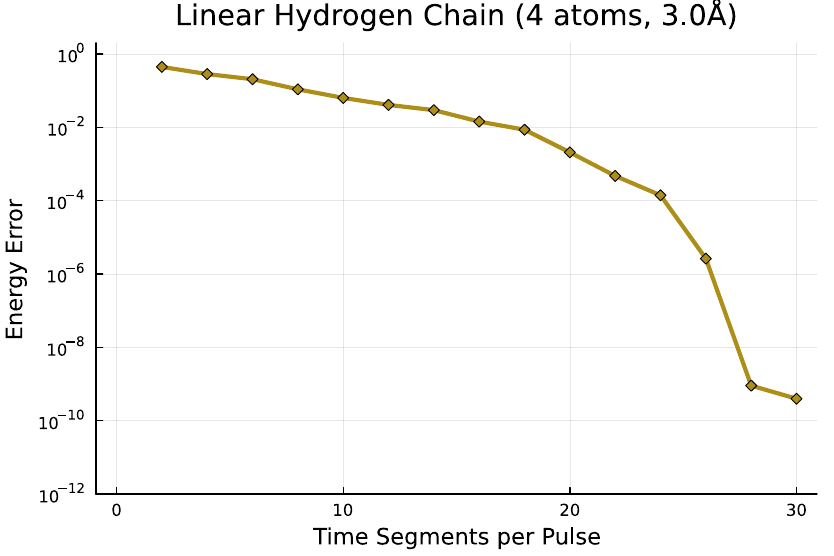

The script that saved this image:
#= Gather data to plot, then plot it. =#

adaptjobs = [
    # "adapteachnode",
    # "adapteachnsect",
    # "adaptnodes",
    # "adaptnsect",
    "adaptuniform",
]

matrix = "H4SPm"
T = 90.0

#= GET EXACT ENERGY =#
import NPZ: npzread
import LinearAlgebra: eigen, Hermitian
H = npzread("$(ENV["HOME"])/HPCJobs/matrix/$matrix.npy")
Λ, U = eigen(Hermitian(H))
FCI = Λ[1]

#= GATHER DATA =#
import Serialization: deserialize
# 1: parameters   2: energy error   3: iterations   4: cumulative iterations

DATA = Dict()

for job in adaptjobs
    path = "../AdaptiveWindows/jobs/$(job)_$(matrix)_$T/seed_5"
    trace = deserialize("$path/trace")

    data = zeros(1+length(trace[:adaptations]), 4)
    for i in axes(data,1)
        adaptid = "$(lpad(i-1, 6, "0"))"

        if i == size(data,1)
            iter = last(trace[:iterations])
            state = deserialize("$path/final")
        else
            iter = trace[:adaptations][i]
            state = deserialize("$path/optimized_$adaptid")
        end

        data[i,1] = length(state[:x])
        data[i,2] = trace[:fn_energy][findfirst(trace[:iterations].==iter)] - FCI
        data[i,3] = iter - get(trace[:adaptations], i-1, 0)
        data[i,4] = iter
    end

    DATA[job] = data
end

#= PLOT DATA =#

labels = Dict(
    "adapteachnode" => "Nodes (Parallel)",
    "adapteachnsect" => "Bisection (Parallel)",
    "adaptnodes" => "Nodes",
    "adaptnsect" => "Bisection",
    "adaptuniform" => "Uniform (Parallel)",
)

colors = Dict(
    "adapteachnode" => 1,
    "adapteachnsect" => 2,
    "adaptnodes" => 3,
    "adaptnsect" => 4,
    "adaptuniform" => 5,
)

import Plots
yMAX = 2e0
plot = Plots.plot(;
    title = "Linear Hydrogen Chain (4 atoms, 3.0Å)",
    xlabel = "Time Segments per Pulse",
    ylabel = "Energy Error",
    yscale = :log,
    ylims  = [1e-12, yMAX],
    yticks = 10.0 .^ (-16:2:0),
    legend = false,
    # size=(1000,600),    # TODO: Fix labels out-of-bounds for non-square plot sizes.
)
# twin = Plots.twinx(plot)
# Plots.plot!(twin, legend=false, ylabel="Iterations")

kwargs_energy  = Dict(:lw=>3, :ls=>:solid, :markershape=>:diamond)
kwargs_iter    = Dict(:lw=>1, :ls=>:dash)
kwargs_cumiter = Dict(:lw=>1, :ls=>:dot)
Plots.plot!(plot, [0], [2yMAX]; label="Energy Error", color=:black, kwargs_energy...)
# Plots.plot!(plot, [0], [2yMAX]; label="Iterations", color=:black, kwargs_iter...)
# Plots.plot!(plot, [0], [2yMAX]; label="Total Iterations", color=:black, kwargs_cumiter...)

for job in keys(DATA)
    Plots.plot!(plot, DATA[job][:,1] ./ 6, DATA[job][:,2];
            label=labels[job], color=colors[job], kwargs_energy...)
    # Plots.plot!(twin, DATA[job][:,1], DATA[job][:,3];
    #         label=labels[job], color=colors[job], kwargs_iter...)
    # Plots.plot!(twin, DATA[job][:,1], DATA[job][:,4];
    #         label=labels[job], color=colors[job], kwargs_cumiter...)
end

Plots.savefig("juliaconparameterplot.pdf")
Plots.gui()